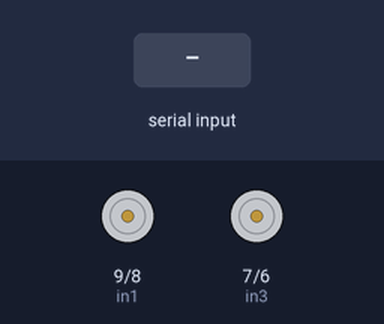
Bench run of a sketch on a simulated Arduino Uno, built with avr-gcc and run on an emulated ATmega328P. On the bench: motor-driver pin pairs drawn as motors (green arrow = first pin HIGH = forward, orange = second pin HIGH = backward, longer = more drive, scaled by the enable pin). The inputs (shaded band) are chosen by the test bench.

Above: at 1.2 s.
1.3 s: "F90\n" received over Serial
At 2.0 s:
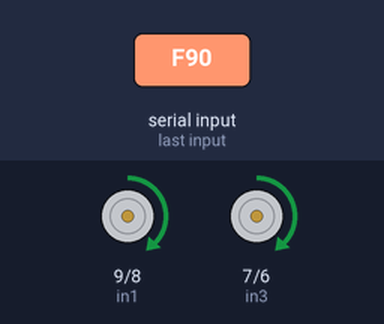
3.8 s: "F,45\n" received over Serial
At 4.6 s:
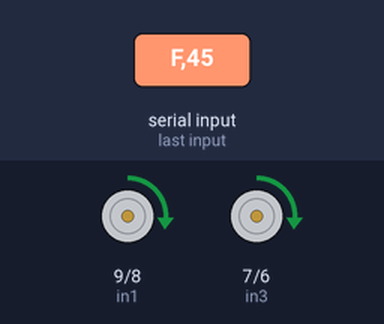
6.3 s: "L90\n" received over Serial
At 7.0 s:
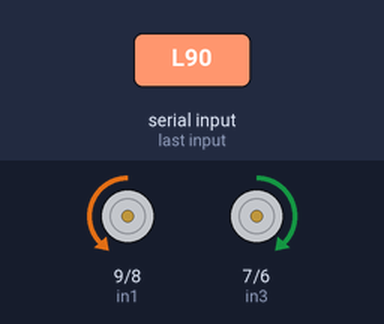
8.8 s: "L,45\n" received over Serial
At 9.6 s:
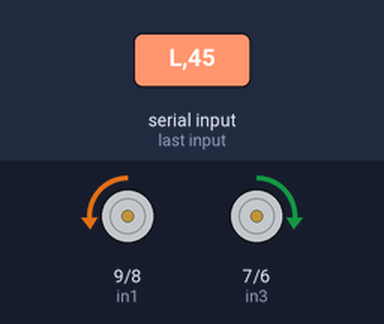
11.3 s: "R90\n" received over Serial
At 12.0 s:
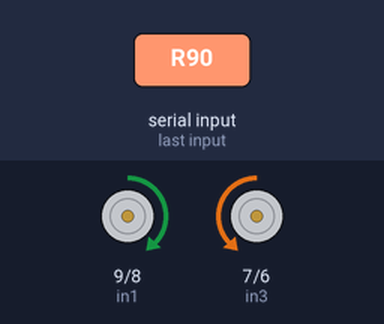
13.8 s: "R,45\n" received over Serial
At 14.6 s:
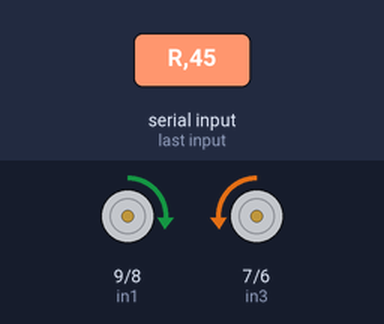
Timing chart, 0 to 16.8 s (numbered marks = the images above; inputs shaded):
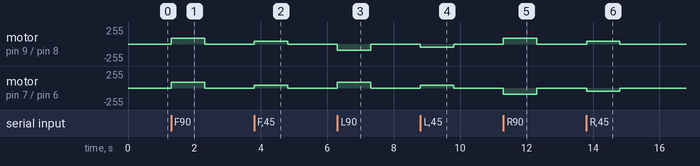

Measured:
- after the input at 1.3 s, motor on pin 9 (in1) / pin 8 (in2), motor on pin 7 (in3) / pin 6 (in4): stopped → forward 90/255 at once, → stopped 1.0 s later
- after the input at 3.8 s, motor on pin 9 (in1) / pin 8 (in2), motor on pin 7 (in3) / pin 6 (in4): stopped → forward 45/255 at once, → stopped 1.0 s later
- after the input at 6.3 s, motor on pin 9 (in1) / pin 8 (in2): stopped → backward 90/255 at once, → stopped 1.0 s later; motor on pin 7 (in3) / pin 6 (in4): stopped → forward 90/255 at once, → stopped 1.0 s later
- after the input at 8.8 s, motor on pin 9 (in1) / pin 8 (in2): stopped → backward 45/255 at once, → stopped 1.0 s later; motor on pin 7 (in3) / pin 6 (in4): stopped → forward 45/255 at once, → stopped 1.0 s later
- after the input at 11.3 s, motor on pin 9 (in1) / pin 8 (in2): stopped → forward 90/255 at once, → stopped 1.0 s later; motor on pin 7 (in3) / pin 6 (in4): stopped → backward 90/255 at once, → stopped 1.0 s later
- after the input at 13.8 s, motor on pin 9 (in1) / pin 8 (in2): stopped → forward 45/255 at once, → stopped 1.0 s later; motor on pin 7 (in3) / pin 6 (in4): stopped → backward 45/255 at once, → stopped 1.0 s later

The sketch:

arduino_file.ino
```cpp
// L298N Motor Driver Pins
const int enA = 10; // PWM Pin
const int in1 = 9;
const int in2 = 8;
const int enB = 5;  // PWM Pin
const int in3 = 7;
const int in4 = 6;

void setup() {
  Serial.begin(9600);
  pinMode(enA, OUTPUT); pinMode(in1, OUTPUT); pinMode(in2, OUTPUT);
  pinMode(enB, OUTPUT); pinMode(in3, OUTPUT); pinMode(in4, OUTPUT);
}

void loop() {
  if (Serial.available() > 0) {
    char direction = Serial.read();      // Read 'L', 'R', 'F', or 'T'
    int speed = Serial.parseInt();       // Read the PWM value (e.g., 160)

    switch (direction) {
      case 'F': moveForward(speed); break;
      case 'L': turnLeft(speed);    break;
      case 'R': turnRight(speed);   break;
      case 'T': rotateSearch(speed); break;
      default:  stopCar();          break;
    }
  }
}

void moveForward(int s) {
  analogWrite(enA, s); analogWrite(enB, s);
  digitalWrite(in1, HIGH); digitalWrite(in2, LOW);
  digitalWrite(in3, HIGH); digitalWrite(in4, LOW);
}

void turnLeft(int s) {
  analogWrite(enA, s); analogWrite(enB, s);
  digitalWrite(in1, LOW);  digitalWrite(in2, HIGH);
  digitalWrite(in3, HIGH); digitalWrite(in4, LOW);
}

void turnRight(int s) {
  analogWrite(enA, s); analogWrite(enB, s);
  digitalWrite(in1, HIGH); digitalWrite(in2, LOW);
  digitalWrite(in3, LOW);  digitalWrite(in4, HIGH);
}

void rotateSearch(int s) {
  turnRight(s); // Clockwise rotation
}

void stopCar() {
  digitalWrite(in1, LOW); digitalWrite(in2, LOW);
  digitalWrite(in3, LOW); digitalWrite(in4, LOW);
}
```
